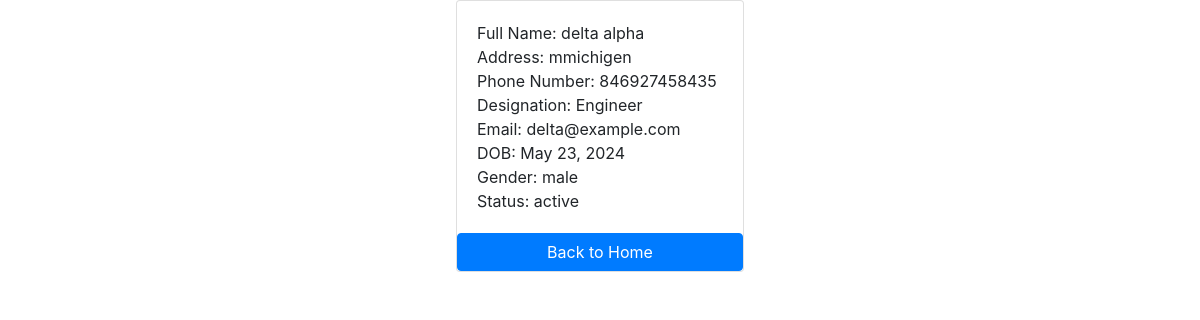
Page /manager/1/ on the committed database.
### manager/models.py (models this page shows, shortened)
class Manager(models.Model):
    first_name = models.CharField(max_length=100)
    last_name = models.CharField(max_length=100)
    address = models.CharField(max_length=200)
    phone_number = models.CharField(max_length=13, blank=True)
    designation = models.CharField(max_length=100)
    email = models.EmailField(max_length=50)
    date_of_birth = models.DateField(
        default=datetime.date.today, blank=True, null=True)
    gender = models.CharField(max_length=10)
    status = models.CharField(max_length=10)

### manager/views.py (the view)
# urls.py: path('<int:pk>/', views.manager_detail, name='manager_detail'),
def manager_detail(request, pk):
    manager = get_object_or_404(Manager, pk=pk)
    context = {
        'manager': manager
    }
    return render(request, 'manager/manager_detail.html', context=context)

### manager/templates/manager/manager_detail.html (shortened to what this page needs)
{% load static %}
<!DOCTYPE html>
<html lang="en">
<head>
    <link rel="stylesheet" href="https://cdn.jsdelivr.net/npm/bootstrap@4.0.0/dist/css/bootstrap.min.css">
  </head>
<body>
    <div class="row">
        <div class="col-12">
        <div class="card mx-auto" style="width: 18rem;">
        <div class="card-body">
            <p class="card-text m-0"> Full Name: {{ manager.first_name }} {{ manager.last_name }} </p>
            <p class="card-text m-0"> Address: {{ manager.address}} </p>
            <p class="card-text m-0"> Phone Number: {{ manager.phone_number }} </p>
            <p class="card-text m-0"> Designation: {{ manager.designation }} </p>
            <p class="card-text m-0"> Email: {{ manager.email }} </p>
            <p class="card-text m-0"> DOB: {{ manager.date_of_birth }} </p>
            <p class="card-text m-0"> Gender: {{ manager.gender }} </p>
            <p class="card-text m-0"> Status: {{ manager.status }} </p>
        </div>
        <a href="{% url 'home' %}" class="btn btn-primary">Back to Home</a>
        </div>
        </div>
    </div>
</body>
</html>

### rows in the picture
Manager: first_name "delta", last_name "alpha", address "mmichigen", phone_number "846927458435", designation "Engineer", email "delta@example.com", date_of_birth "May 23, 2024", gender "male", status "active"
